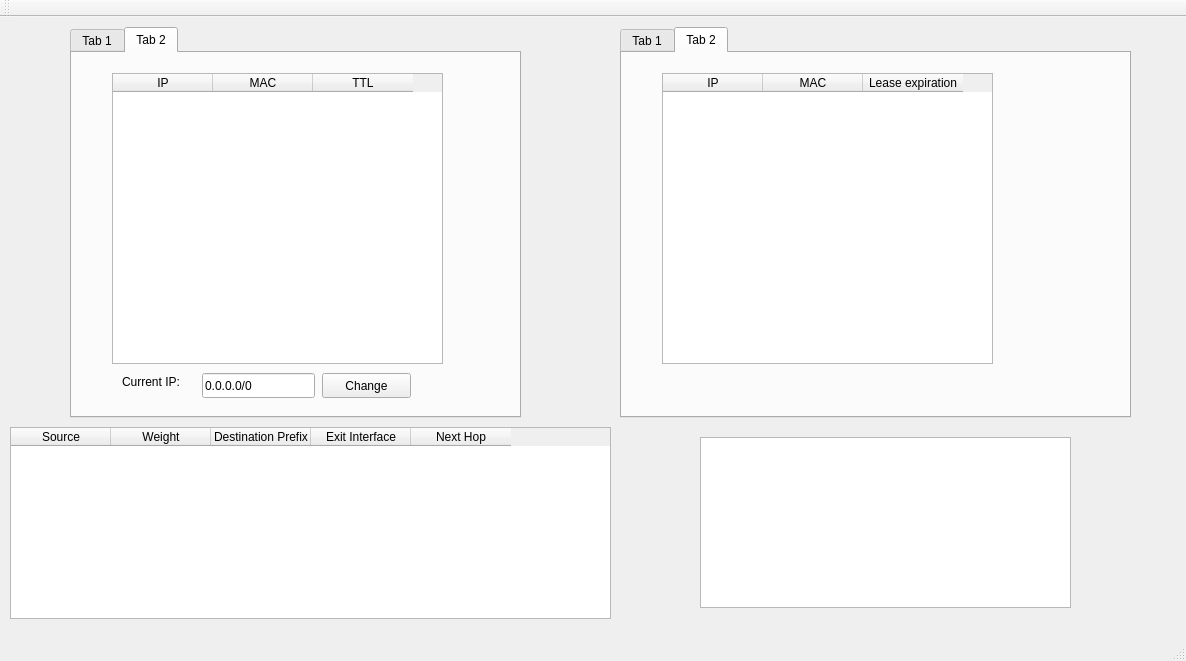
<?xml version="1.0" encoding="UTF-8"?>
<ui version="4.0">
 <class>MainWindow</class>
 <widget class="QMainWindow" name="MainWindow">
  <property name="geometry">
   <rect>
    <x>0</x>
    <y>0</y>
    <width>1186</width>
    <height>661</height>
   </rect>
  </property>
  <property name="windowTitle">
   <string>MainWindow</string>
  </property>
  <widget class="QWidget" name="centralWidget">
   <widget class="QTableWidget" name="routing_table">
    <property name="geometry">
     <rect>
      <x>10</x>
      <y>410</y>
      <width>601</width>
      <height>192</height>
     </rect>
    </property>
    <column>
     <property name="text">
      <string>Source</string>
     </property>
    </column>
    <column>
     <property name="text">
      <string>Weight</string>
     </property>
    </column>
    <column>
     <property name="text">
      <string>Destination Prefix</string>
     </property>
    </column>
    <column>
     <property name="text">
      <string>Exit Interface</string>
     </property>
    </column>
    <column>
     <property name="text">
      <string>Next Hop</string>
     </property>
    </column>
   </widget>
   <widget class="QTabWidget" name="tabWidget">
    <property name="geometry">
     <rect>
      <x>70</x>
      <y>10</y>
      <width>451</width>
      <height>391</height>
     </rect>
    </property>
    <property name="currentIndex">
     <number>1</number>
    </property>
    <widget class="QWidget" name="tab">
     <attribute name="title">
      <string>Tab 1</string>
     </attribute>
     <widget class="QTableWidget" name="arp_table_view">
      <property name="geometry">
       <rect>
        <x>50</x>
        <y>10</y>
        <width>331</width>
        <height>291</height>
       </rect>
      </property>
      <column>
       <property name="text">
        <string>IP</string>
       </property>
      </column>
      <column>
       <property name="text">
        <string>MAC</string>
       </property>
      </column>
      <column>
       <property name="text">
        <string>TTL</string>
       </property>
      </column>
     </widget>
     <widget class="QPushButton" name="ip_change_button">
      <property name="geometry">
       <rect>
        <x>260</x>
        <y>320</y>
        <width>89</width>
        <height>25</height>
       </rect>
      </property>
      <property name="text">
       <string>Change</string>
      </property>
     </widget>
     <widget class="QLabel" name="label">
      <property name="geometry">
       <rect>
        <x>60</x>
        <y>320</y>
        <width>81</width>
        <height>17</height>
       </rect>
      </property>
      <property name="text">
       <string>Current IP:</string>
      </property>
     </widget>
     <widget class="QLineEdit" name="ip_inputer">
      <property name="geometry">
       <rect>
        <x>140</x>
        <y>320</y>
        <width>113</width>
        <height>25</height>
       </rect>
      </property>
      <property name="text">
       <string>0.0.0.0/0</string>
      </property>
     </widget>
    </widget>
    <widget class="QWidget" name="tab_2">
     <attribute name="title">
      <string>Tab 2</string>
     </attribute>
     <widget class="QTableWidget" name="arp_table_view_2">
      <property name="geometry">
       <rect>
        <x>40</x>
        <y>20</y>
        <width>331</width>
        <height>291</height>
       </rect>
      </property>
      <column>
       <property name="text">
        <string>IP</string>
       </property>
      </column>
      <column>
       <property name="text">
        <string>MAC</string>
       </property>
      </column>
      <column>
       <property name="text">
        <string>TTL</string>
       </property>
      </column>
     </widget>
     <widget class="QPushButton" name="ip_change_button_2">
      <property name="geometry">
       <rect>
        <x>250</x>
        <y>320</y>
        <width>89</width>
        <height>25</height>
       </rect>
      </property>
      <property name="text">
       <string>Change</string>
      </property>
     </widget>
     <widget class="QLabel" name="label_2">
      <property name="geometry">
       <rect>
        <x>50</x>
        <y>320</y>
        <width>81</width>
        <height>17</height>
       </rect>
      </property>
      <property name="text">
       <string>Current IP:</string>
      </property>
     </widget>
     <widget class="QLineEdit" name="ip_inputer_2">
      <property name="geometry">
       <rect>
        <x>130</x>
        <y>320</y>
        <width>113</width>
        <height>25</height>
       </rect>
      </property>
      <property name="text">
       <string>0.0.0.0/0</string>
      </property>
     </widget>
    </widget>
   </widget>
   <widget class="QTabWidget" name="tabWidget_2">
    <property name="geometry">
     <rect>
      <x>620</x>
      <y>10</y>
      <width>511</width>
      <height>391</height>
     </rect>
    </property>
    <property name="currentIndex">
     <number>1</number>
    </property>
    <widget class="QWidget" name="tab_5">
     <attribute name="title">
      <string>Tab 1</string>
     </attribute>
     <widget class="QTableWidget" name="arp_table_view_3">
      <property name="geometry">
       <rect>
        <x>50</x>
        <y>10</y>
        <width>331</width>
        <height>291</height>
       </rect>
      </property>
      <column>
       <property name="text">
        <string>IP</string>
       </property>
      </column>
      <column>
       <property name="text">
        <string>MAC</string>
       </property>
      </column>
      <column>
       <property name="text">
        <string>lease expiration</string>
       </property>
      </column>
     </widget>
    </widget>
    <widget class="QWidget" name="tab_6">
     <attribute name="title">
      <string>Tab 2</string>
     </attribute>
     <widget class="QTableWidget" name="arp_table_view_4">
      <property name="geometry">
       <rect>
        <x>40</x>
        <y>20</y>
        <width>331</width>
        <height>291</height>
       </rect>
      </property>
      <column>
       <property name="text">
        <string>IP</string>
       </property>
      </column>
      <column>
       <property name="text">
        <string>MAC</string>
       </property>
      </column>
      <column>
       <property name="text">
        <string>Lease expiration</string>
       </property>
      </column>
     </widget>
    </widget>
   </widget>
   <widget class="QTableWidget" name="tableWidget">
    <property name="geometry">
     <rect>
      <x>700</x>
      <y>420</y>
      <width>371</width>
      <height>171</height>
     </rect>
    </property>
   </widget>
  </widget>
  <widget class="QMenuBar" name="menuBar">
   <property name="geometry">
    <rect>
     <x>0</x>
     <y>0</y>
     <width>1186</width>
     <height>22</height>
    </rect>
   </property>
  </widget>
  <widget class="QToolBar" name="mainToolBar">
   <attribute name="toolBarArea">
    <enum>TopToolBarArea</enum>
   </attribute>
   <attribute name="toolBarBreak">
    <bool>false</bool>
   </attribute>
  </widget>
  <widget class="QStatusBar" name="statusBar"/>
 </widget>
 <layoutdefault spacing="6" margin="11"/>
 <resources/>
 <connections/>
</ui>
